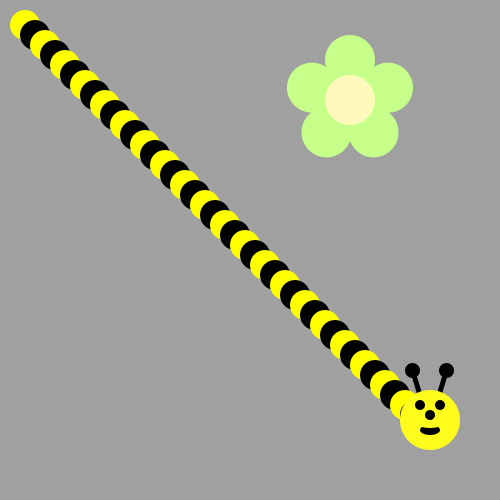
Frame 1 (no input)
Frame 60 (the mouse pressed at the canvas centre just before this capture): identical to frame 1, image omitted
Frame 120 (the mouse held since frame 60 and released just before this capture): identical to frame 1, image omitted

The Processing sketch that drew this single still picture (run headless with seeded random() and noise(); from frame 60 on, the mouse is pressed at the canvas centre):

// Processing sketch: sketch_190414d
// ── sketch_190414d.pde
void draw() {
/*Use a loop to make a body for the Bee!
Then put his head on using drawBeeFace(x,y)
Use Modulo to make the colors alternate 
*/
}

void drawFlower(int x, int y) {
     noStroke();
     translate(x, y);
     // draw 5 petals, rotating after each one
     fill(#c6ff89);      // green
      for (int i = 0; i < 5; i++) {
           ellipse(0, -40, 50, 50);
          rotate(radians(72));
     }
     fill(#fff9bb); // light yellow
     ellipse(0, 0, 50, 50);
} 
void drawBeeFace(int BeeFaceX, int BeeFaceY) {
     noStroke();
     fill(0, 0, 0);
     stroke(1);
     strokeWeight(5);
     line(BeeFaceX-10, BeeFaceY-27, BeeFaceX-17, BeeFaceY-50);
     line(BeeFaceX+10, BeeFaceY-27, BeeFaceX+17, BeeFaceY-50);
     ellipse(BeeFaceX-17, BeeFaceY-50, 10, 10);
     ellipse(BeeFaceX+17, BeeFaceY-50, 10, 10);
     noStroke();
     fill(255, 251, 28);
     ellipse(BeeFaceX, BeeFaceY, 60, 60); // face
     fill(255, 237, 209);
     fill(0,0,0);
      ellipse(BeeFaceX-10, BeeFaceY-15, 10, 10); // eyes
     ellipse(BeeFaceX+10, BeeFaceY-15, 10, 10);
      ellipse(BeeFaceX, BeeFaceY-5, 10, 10); // nose
      ellipse(BeeFaceX, BeeFaceY+10, 20, 10);// mouth
     fill(255, 251, 28);
     ellipse(BeeFaceX, BeeFaceY+5, 20, 6);
}

void setup() {
     ellipseMode(CENTER);
     size(500, 500);
     background(160, 160, 160);
      drawFlower(350, 100);

for(int i=0;i<40;i++){
  if(i%2==0){
    fill(255,255,0);
    ellipse(i*10-325,i*10-75,30,30);
  }
  if(i%2==1){
    fill(0,0,0);
    ellipse(i*10-325,i*10-75,30,30);
  }
}
drawBeeFace(80,320);
}    
